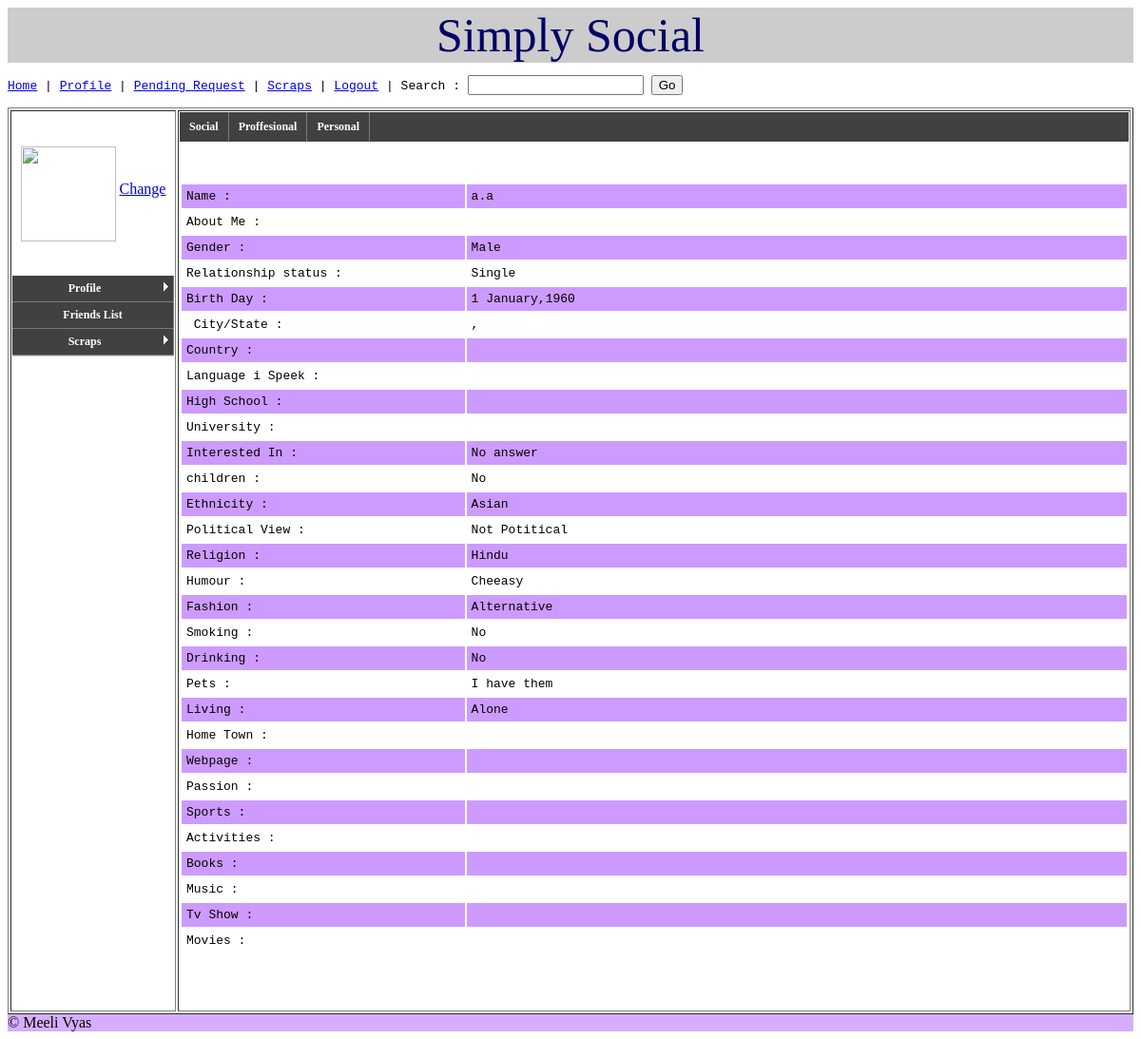
/profile-view-social.php (signed in), run on the app's committed database.
### tables this page shows
CREATE TABLE `social` (
  `ID` varchar(35) NOT NULL,
  `Fname` varchar(35) DEFAULT NULL,
  `Lname` varchar(25) DEFAULT NULL,
  `Gender` varchar(6) DEFAULT NULL,
  `Status` varchar(35) DEFAULT NULL,
  `BirthDay` varchar(2) DEFAULT NULL,
  `BirthMonth` varchar(10) DEFAULT NULL,
  `BirthYear` varchar(4) DEFAULT NULL,
  `City` varchar(35) DEFAULT NULL,
  `State` varchar(35) DEFAULT NULL,
  `Country` varchar(35) DEFAULT NULL,
  `Language` varchar(150) DEFAULT NULL,
  `HighSchool` varchar(35) DEFAULT NULL,
  `University` varchar(35) DEFAULT NULL,
  `Interest` varchar(35) DEFAULT NULL,
  `Children` varchar(40) DEFAULT NULL,
  `Ethnicity` varchar(50) DEFAULT NULL,
  `Political` varchar(50) DEFAULT NULL,
  `Religion` varchar(50) DEFAULT NULL,
  `Humour` varchar(50) DEFAULT NULL,
  `Fashion` varchar(50) DEFAULT NULL,
  `Smoking` varchar(50) DEFAULT NULL,
  `Drinking` varchar(40) DEFAULT NULL,
  `Pets` varchar(40) DEFAULT NULL,
  `Living` varchar(40) DEFAULT NULL,
  `Hometown` varchar(40) DEFAULT NULL,
  `Webpage` varchar(40) DEFAULT NULL,
  `Aboutme` varchar(40) DEFAULT NULL,
  `Passion` varchar(150) DEFAULT NULL,
  `Sports` varchar(150) DEFAULT NULL,
  `Activities` varchar(150) DEFAULT NULL,
  `Books` varchar(150) DEFAULT NULL,
  `Music` varchar(150) DEFAULT NULL,
  `Tvshow` varchar(150) DEFAULT NULL,
  `Movies` varchar(150) DEFAULT NULL,
  `title` varchar(150) DEFAULT NULL,
  `image` longblob
);

### config.php (called while the page is built, shortened)
<?php
$config_author = "Meeli Vyas";
?>

### profile-view-social.php (the view, shortened to what this page needs)
<?php
	require("config.php");
     $id = $_SESSION['ID'];
     $result = mysqli_query($con, "Select * from social where ID='".$id."'");
     if($row=mysqli_fetch_array($result))
        {
		 $fname = $row['Fname'];
		 $lname = $row['Lname'];
		 $gender = $row['Gender'];
		 $status = $row['Status'];
		 $birthday = $row['BirthDay'];
		 $birthmonth = $row['BirthMonth'];
		 $birthyr = $row['BirthYear'];
		 $city = $row['City'];
		 $state = $row['State'];
		 $country = $row['Country'];
		 $lang = $row['Language'];
		 $highschool = $row['HighSchool'];
		 $university = $row['University'];
		 $interest = $row['Interest'];
	 	 $child = $row['Children'];
		 $ethnic = $row['Ethnicity'];
		 $political = $row['Political'];
		 $religion = $row['Religion'];
		 $humour = $row['Humour'];
		 $fashion = $row['Fashion'];
		 $smoking = $row['Smoking'];
		 $drinking = $row['Drinking'];
		 $pets = $row['Pets'];
		 $living = $row['Living'];
		 $hometown = $row['Hometown'];
		 $webpage = $row['Webpage'];
		 $aboutme = $row['Aboutme'];
		 $passion = $row['Passion'];
		 $sports = $row['Sports'];
		 $activities = $row['Activities'];
		 $books = $row['Books'];
	 	 $music = $row['Music'];
		 $tvshow = $row['Tvshow'];
		 $movies = $row['Movies'];
		}
?>
<!DOCTYPE html PUBLIC "-//W3C//DTD XHTML 1.0 Transitional//EN" "http://www.w3.org/TR/xhtml1/DTD/xhtml1-transitional.dtd">
<html xmlns="http://www.w3.org/1999/xhtml">
<link rel="stylesheet" href="style.css">
<head>
</head>
<body onresize="javascript:testresize()">
<?php include("user-header.php"); ?>
<div>
<table width="100%" border="1">
  <tr>
    <td width="10%" valign="top" height="100%"><br/><?php include("user-option.php")?></td>
    <td width="90%">
<?php include("profile-view-options.php"); ?>
<pre>
	<table width="100%" border="0" cellpadding="5">
  <tr bgcolor="#CD9BFF"><td width="30%">Name :</td><td width="70%"><?php echo $fname .".". $lname ?></td></tr>
  <tr><td width="20%">About Me :</td><td width="500" align="justify"><?php echo $aboutme ?></td></tr>
 <tr bgcolor="#CD9BFF"><td width="30%">Gender :</td><td width="70%"><?php echo $gender ?></td></tr>
 <tr><td width="30%">Relationship status :</td><td width="70%"><?php echo $status ?></td></tr>
 <tr bgcolor="#CD9BFF"><td width="30%">Birth Day :</td><td width="70%"><?php echo $birthday ." ". $birthmonth .",". $birthyr  ?></td></tr>
 <tr><td width="30%"> City/State :</td><td width="70%"><?php echo $city .",". $state ?></td></tr>
 <tr bgcolor="#CD9BFF"><td width="30%">Country :</td><td width="70%"><?php echo $country ?></td></tr>
 <tr><td width="30%">Language i Speek :</td><td width="70%"><?php echo $lang ?></td></tr>
 <tr bgcolor="#CD9BFF"><td width="30%">High School :</td><td width="70%"><?php echo $highschool ?></td></tr>
 <tr><td width="30%">University :</td><td width="70%"><?php echo $university ?></td></tr>
 <tr bgcolor="#CD9BFF"><td>Interested In :</td><td width="70%"><?php echo $interest ?></td></tr>
 <tr><td>children :</td><td width="70%"><?php echo $child ?></td></tr>
 <tr bgcolor="#CD9BFF"><td>Ethnicity :</td><td width="70%"><?php echo $ethnic ?></td></tr>
 <tr><td>Political View :</td><td width="70%"><?php echo $political ?></td></tr>
 <tr bgcolor="#CD9BFF"><td>Religion :</td><td width="70%"><?php echo $religion ?></td></tr>
 <tr><td>Humour :</td><td width="70%"><?php echo $humour ?></td></tr>
 <tr bgcolor="#CD9BFF"><td>Fashion :</td><td width="70%"><?php echo $fashion ?></td></tr>
 <tr><td>Smoking :</td><td width="70%"><?php echo $smoking ?></td></tr>
 <tr bgcolor="#CD9BFF"><td>Drinking :</td><td width="70%"><?php echo $drinking ?></td></tr>
 <tr><td>Pets :</td><td width="70%"><?php echo $pets ?></td></tr>
 <tr bgcolor="#CD9BFF"><td>Living :</td><td width="70%"><?php echo $living ?></td></tr>
 <tr><td>Home Town :</td><td width="70%"><?php echo $hometown ?></td></tr>
 <tr bgcolor="#CD9BFF"><td>Webpage :</td><td width="70%"><?php echo $webpage ?></td></tr>
 <tr><td width="30%">Passion :</td><td width="500" align="justify"><?php echo $passion ?></td></tr>
 <tr bgcolor="#CD9BFF"><td width="30%">Sports :</td><td width="500" align="justify"><?php echo $sports ?></td></tr>
 <tr><td>Activities :</td><td width="500" align="justify"><?php echo $activities ?></td></tr>
 <tr bgcolor="#CD9BFF"><td>Books :</td><td width="500" align="justify"><?php echo $books ?></td></tr>
 <tr><td>Music :</td><td width="500" align="justify"><?php echo $music ?></td></tr>
 <tr bgcolor="#CD9BFF"><td>Tv Show :</td><td width="500" align="justify"><?php echo $tvshow ?></td></tr>
 <tr><td>Movies :</td><td width="500" align="justify"><?php echo $movies ?></td></tr>
</table>
	</td>
  </tr>
</table>
</div>
<?php include("footer.php") ?>
</body>
</html>

### user-header.php (shortened to what this page needs)
<!DOCTYPE html PUBLIC "-//W3C//DTD XHTML 1.0 Transitional//EN" "http://www.w3.org/TR/xhtml1/DTD/xhtml1-transitional.dtd">
<html xmlns="http://www.w3.org/1999/xhtml">
<head>
<?php
require("config.php");
?>
</head>
<body>
<?php include("site-title.php") ?>
<pre><form action="search-friend.php" method="get"><?php if(!strcmp($_SESSION['Access'],"Admin")) echo "<a href='admin-approve.php'>Entries</a> | "; ?><a href='user-home.php'>Home</a> | <a href="profile-view-social.php">Profile</a> | <a href="pen-fnd-req.php">Pending Request</a> | <a href="view-scraps.php">Scraps</a> | <a href="logout.php">Logout</a> | Search : <input name="Search" type="text" size="20" /> <input name="Go" type="submit" value="Go" /></form></pre>
</body>
</html>

### site-title.php
<div id="header" class="header" align="center"> <font color="#000066">Simply Social</font>
</div>

### user-option.php (shortened to what this page needs)
<?php
require("config.php");
$id = $_SESSION['ID'];
		 ?>
<!DOCTYPE html PUBLIC "-//W3C//DTD XHTML 1.0 Transitional//EN" "http://www.w3.org/TR/xhtml1/DTD/xhtml1-transitional.dtd">
<html xmlns="http://www.w3.org/1999/xhtml">
<link href="style.css" rel="stylesheet" type="text/css" />
<head>
<link rel="stylesheet" type="text/css" href="ddsmoothmenu.css" />
<link rel="stylesheet" type="text/css" href="ddsmoothmenu-v.css" />
</head>
<body>
<center>
<br/>
<img width="100" height="100"  align="middle" src="get-profile-pic.php?ID=<?php echo $id?>"/>
<a href='photo-change.php?counter=0'>Change</a><br/><br/><br/>
<div id="smoothmenu2" class="ddsmoothmenu-v">
<ul>
<li><a href="#">Profile</a>
</li>
<li><a href="user-home.php">Friends List</a>
</li>
<li><a href="#">Scraps</a>
</li>
</ul>
<br style="clear: left" />
</div>
</center>
</body>
</html>

### profile-view-options.php (shortened to what this page needs)
<!DOCTYPE html PUBLIC "-//W3C//DTD XHTML 1.0 Transitional//EN" "http://www.w3.org/TR/xhtml1/DTD/xhtml1-transitional.dtd">
<html xmlns="http://www.w3.org/1999/xhtml">
<head>
<link rel="stylesheet" href="style.css">
</head>
<body>
<div id="smoothmenu1" class="ddsmoothmenu">
<ul>
<li><a href='profile-view-social.php?counter=0'>Social</a></li>
<li><a href='profile-view-proff.php?counter=0'>Proffesional</a></li>
<li><a href='profile-view-personal.php?counter=0'>Personal</a></li>
</ul>
<br style="clear: left" />
</div>
</body>
</html>

### footer.php (shortened to what this page needs)
<?php
require("config.php");
?>
<!DOCTYPE HTML PUBLIC "-//W3C//DTD HTML 4.01 Transitional//EN"
"http://www.w3.org/TR/html4/loose.dtd">
<html>
<head>
</head>
<body>
<div id="footer">
&copy; <?php echo $config_author; ?>
</div>
</body>
</html>

### style.css (style rules this page uses)
body { background-color:#FFFFFF; }
#header { background-color:#CCCCCC; font-size:50px; width:100%; height:30%; vertical-align:top; }
#footer { background-color:#D7AEFF; width:100%; height:10%; }

### ddsmoothmenu.css (style rules this page uses)
.ddsmoothmenu { font: bold 12px Verdana; background: #414141; width: 100%; }
.ddsmoothmenu ul { z-index:100; margin: 0; padding: 0; list-style-type: none; }
.ddsmoothmenu ul li { position: relative; display: inline; float: left; }
.ddsmoothmenu ul li a { display: block; background: #414141; color: white; padding: 8px 10px; border-right: 1px solid #778; color: #2d2b2b; text-decoration: none; }
.ddsmoothmenu ul li a:link, .ddsmoothmenu ul li a:visited { color: white; }

### ddsmoothmenu-v.css (style rules this page uses)
.ddsmoothmenu-v ul { margin: 0; padding: 0; width: 170px; list-style-type: none; font: bold 12px Verdana; border-bottom: 1px solid #ccc; }
.ddsmoothmenu-v ul li { position: relative; }
.ddsmoothmenu-v ul li a { display: block; overflow: auto; color: white; text-decoration: none; padding: 6px; border-bottom: 1px solid #778; border-right: 1px solid #778; }
.ddsmoothmenu-v ul li a:link, .ddsmoothmenu-v ul li a:visited, .ddsmoothmenu-v ul li a:active { background: #414141; color: white; }

### data on the page
social: Fname "a", Lname "a", Gender "Male", Status "Single", BirthDay "1", BirthMonth "January", BirthYear "1960", Interest "No answer", Children "No", Ethnicity "Asian", Political "Not Potitical", Religion "Hindu", Humour "Cheeasy", Fashion "Alternative", Smoking "No", Drinking "No", Pets "I have them", Living "Alone"

### other printed values
$config_author "Meeli Vyas"
